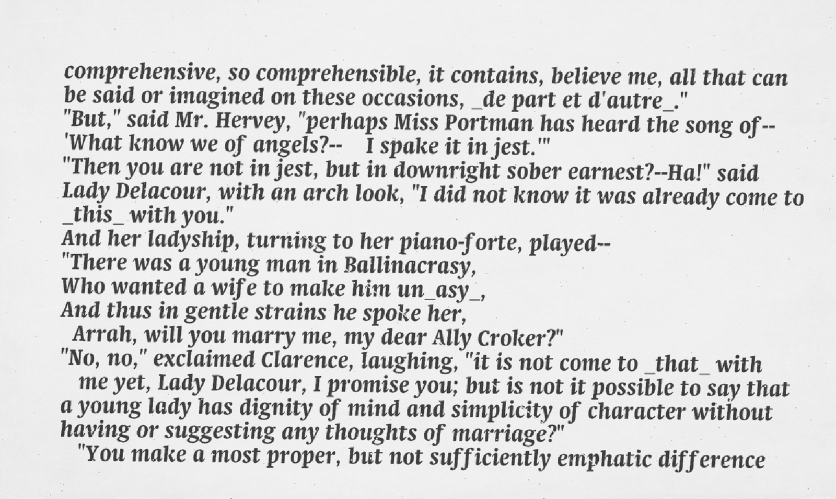
#> input picture data/output/noisy/16925634105_1_level.jpg, 1672 x 997 px (shown at 1/2 size); its folder holds only this picture in this run
$ python generate_image_degradation.py
#> lines starting #> are read from the running program, lines starting #| are printed output that depends on the picture
import random
import numpy as np
import cv2
from PIL import Image, ImageEnhance, ImageFilter, ImageDraw
from pathlib import Path
import os
import argparse

def add_random_degradation_patches(image, num_patches=None, min_size=15, max_size=80):
    """
    根据图像尺寸随机添加小区域，实现颜色变淡和毛玻璃效果
    """
    # 转换为PIL图像以便处理
    if isinstance(image, np.ndarray):
        pil_image = Image.fromarray(image)
    else:
        pil_image = image.copy()

    w, h = pil_image.size
    image_area = w * h

    # 计算缩放因子（在函数开始就定义）
    scale_factor = max(0.2, min(w, h) / 1000)

    if num_patches is None:
        # 根据图像尺寸动态计算区域数量
        # 基础数量：每10万像素约12-20个区域
        base_patches_per_100k = random.randint(12, 20)
        calculated_patches = int((image_area / 40000) )

        # 设置最小和最大值范围（从0开始）
        min_patches = calculated_patches  # 从0开始
        max_patches = calculated_patches + 10  # 最多40个

        # 在计算出的范围内随机选择
        num_patches = random.randint(min_patches, max_patches)
        # num_patches = 30

    # 根据图像尺寸调整区域大小范围
    adjusted_min_size = max(8, int(min_size * scale_factor))
    calculated_max_size = int(max_size * scale_factor)
    adjusted_max_size = max(adjusted_min_size + 5, calculated_max_size)
    adjusted_min_size = 100
    adjusted_max_size = 150

    for _ in range(num_patches):
        # 随机生成区域大小（根据图像尺寸调整）
        patch_w = random.randint(adjusted_min_size, adjusted_max_size)
        patch_h = random.randint(adjusted_min_size, adjusted_max_size)

        # 随机生成区域位置
        x = random.randint(0, max(0, w - patch_w))
        y = random.randint(0, max(0, h - patch_h))

        # 随机选择效果类型
        effect_type = random.choice(['lighten', 'fade_out', 'frosted_glass'])

        # 提取区域
        region = pil_image.crop((x, y, x + patch_w, y + patch_h))

        if effect_type == 'lighten':
            # 只对笔画变淡效果 - 背景保持不变
            region_array = np.array(region)

            # 创建文字掩码（二值化找笔画）
            if len(region_array.shape) == 3:
                # 彩色图像转灰度
                gray = cv2.cvtColor(region_array, cv2.COLOR_RGB2GRAY)
            else:
                gray = region_array

            # 使用OTSU二值化找到文字区域
            _, binary = cv2.threshold(gray, 0, 255, cv2.THRESH_BINARY + cv2.THRESH_OTSU)
            text_mask = binary == 0  # 黑色区域认为是文字

            # 只对文字区域变淡
            lightened_region_array = region_array.copy()
            lighten_factor = random.uniform(1.1, 1.8)  # 随机变淡强度

            if len(region_array.shape) == 3:
                # 彩色图像
                for c in range(3):
                    channel = lightened_region_array[:, :, c].astype(float)
                    # 只对文字区域应用变淡
                    channel[text_mask] = np.clip(channel[text_mask] * lighten_factor, 0, 255)
                    lightened_region_array[:, :, c] = channel.astype(np.uint8)
            else:
                # 灰度图像
                channel = lightened_region_array.astype(float)
                channel[text_mask] = np.clip(channel[text_mask] * lighten_factor, 0, 255)
                lightened_region_array = channel.astype(np.uint8)

            lightened_region = Image.fromarray(lightened_region_array)

        elif effect_type == 'fade_out':
            # 只对笔画褪色效果 - 背景保持不变
            region_array = np.array(region)

            # 创建文字掩码
            if len(region_array.shape) == 3:
                gray = cv2.cvtColor(region_array, cv2.COLOR_RGB2GRAY)
            else:
                gray = region_array

            # 使用OTSU二值化找到文字区域
            _, binary = cv2.threshold(gray, 0, 255, cv2.THRESH_BINARY + cv2.THRESH_OTSU)
            text_mask = binary == 0  # 黑色区域认为是文字

            # 只对文字区域褪色
            faded_region_array = region_array.copy()
            fade_factor = random.uniform(1.2, 2.0)  # 随机褪色强度

            if len(region_array.shape) == 3:
                # 彩色图像 - 降低饱和度并增加亮度
                for c in range(3):
                    channel = faded_region_array[:, :, c].astype(float)
                    # 向255靠近，实现褪色效果
                    channel[text_mask] = channel[text_mask] + (255 - channel[text_mask]) * (fade_factor - 1) / fade_factor
                    channel[text_mask] = np.clip(channel[text_mask], 0, 255)
                    faded_region_array[:, :, c] = channel.astype(np.uint8)
            else:
                # 灰度图像
                channel = faded_region_array.astype(float)
                channel[text_mask] = channel[text_mask] + (255 - channel[text_mask]) * (fade_factor - 1) / fade_factor
                channel[text_mask] = np.clip(channel[text_mask], 0, 255)
                faded_region_array = channel.astype(np.uint8)

            lightened_region = Image.fromarray(faded_region_array)

        elif effect_type == 'frosted_glass':
            # 毛玻璃效果 - 对整个区域应用模糊和亮度调整
            blur_radius = random.uniform(0.8, 2.0)  # 随机模糊强度
            blurred_region = region.filter(ImageFilter.GaussianBlur(radius=blur_radius))

            # 轻微增亮模拟毛玻璃效果
            brightness_factor = random.uniform(1.05, 1.3)  # 随机亮度因子
            brightness_enhancer = ImageEnhance.Brightness(blurred_region)
            lightened_region = brightness_enhancer.enhance(brightness_factor)

        # 将处理后的区域粘贴回原图
        pil_image.paste(lightened_region, (x, y))

    return pil_image

def apply_random_shadow_effect(image, intensity=None):
    """
    添加随机方向的轻微重影效果，保持原图不变
    只有5%的概率会发生重影
    """
    # 5%的概率发生重影
    if random.random() > 0.05:
        return image

    if intensity is None:
        intensity = random.uniform(0.3, 0.8)

    # 转换为PIL图像以便处理
    if isinstance(image, np.ndarray):
        pil_image = Image.fromarray(image)
    else:
        pil_image = image.copy()

    # 随机选择重影方向 - 8个方向
    directions = [
        (1, 0),   # 右
        (-1, 0),  # 左
        (0, 1),   # 下
        (0, -1),  # 上
        (1, 1),   # 右下
        (-1, 1),  # 左下
        (1, -1),  # 右上
        (-1, -1)  # 左上
    ]

    dx, dy = random.choice(directions)

    # 随机偏移距离
    offset_x = int(dx * random.uniform(1, 3))
    offset_y = int(dy * random.uniform(1, 3))

    # 创建结果图像，先复制原图
    result_image = pil_image.copy()

    # 计算粘贴位置
    paste_x = max(0, offset_x)
    paste_y = max(0, offset_y)
    crop_x = max(0, -offset_x)
    crop_y = max(0, -offset_y)

    # 计算有效区域大小
    w, h = pil_image.size
    copy_w = min(w - abs(offset_x), w)
    copy_h = min(h - abs(offset_y), h)

    if copy_w > 0 and copy_h > 0:
        # 裁剪原图像作为重影
        shadow_crop = pil_image.crop((crop_x, crop_y, crop_x + copy_w, crop_y + copy_h))

        # 创建淡化的重影
        shadow_enhancer = ImageEnhance.Brightness(shadow_crop)
        faded_shadow = shadow_enhancer.enhance(1.3)  # 让重影更亮

        contrast_enhancer = ImageEnhance.Contrast(faded_shadow)
        faded_shadow = contrast_enhancer.enhance(0.5)  # 降低对比度

        # 转换为RGBA模式以支持透明度
        if result_image.mode != 'RGBA':
            result_image = result_image.convert('RGBA')
        if faded_shadow.mode != 'RGBA':
            faded_shadow = faded_shadow.convert('RGBA')

        # 调整重影的透明度
        shadow_opacity = int(255 * random.uniform(0.2, 0.4))  # 更低的透明度
        shadow_data = []
        for pixel in faded_shadow.getdata():
            # 只对非白色像素添加透明度
            if pixel[:3] != (255, 255, 255):  # 如果不是白色
                shadow_data.append((pixel[0], pixel[1], pixel[2], shadow_opacity))
            else:  # 白色像素完全透明
                shadow_data.append((255, 255, 255, 0))
        faded_shadow.putdata(shadow_data)

        # 在重影位置先粘贴重影
        temp_image = Image.new('RGBA', result_image.size, (255, 255, 255, 0))
        temp_image.paste(faded_shadow, (paste_x, paste_y), faded_shadow)

        # 将重影合成到背景
        result_image = Image.alpha_composite(result_image, temp_image)

        # 再将原图完整地粘贴到最上层，保持原图不变
        if pil_image.mode != 'RGBA':
            original_rgba = pil_image.convert('RGBA')
        else:
            original_rgba = pil_image
        result_image = Image.alpha_composite(result_image, original_rgba)

    # 转换回原始模式
    if image.mode == 'RGB':
        return result_image.convert('RGB')
    elif image.mode == 'L':
        return result_image.convert('L')
    else:
        return result_image

# [102 lines left out: functions apply_double_print_effect, add_ink_bleeding, not called in this run]

def process_single_image(input_path, output_path, effects_config=None):
    """
    处理单张图像
    """
    if effects_config is None:
        effects_config = {
            'degradation_patches': True,
            'camera_shake': True,
            'defocus_blur': True,
            'double_print': True,
            'ink_bleeding': True
        }

    try:
        # 读取图像
        image = Image.open(input_path)
#> image is the input picture: PIL image 1672x997 L; min 27, max 255, mean 214.8

        # 随机应用效果
        available_effects = []

        if effects_config.get('degradation_patches', True):
            available_effects.append(('degradation_patches', add_random_degradation_patches))

        if effects_config.get('shadow_effect', True):
            available_effects.append(('shadow_effect', apply_random_shadow_effect))


        # 随机选择1-2个效果应用
        num_effects = random.randint(1, min(2, len(available_effects)))
        selected_effects = random.sample(available_effects, num_effects)

        # 应用选中的效果
        processed_image = image
        for effect_name, effect_func in selected_effects:
            processed_image = effect_func(processed_image)
#> this loop made 2 passes
#> pass 2, in process_single_image, `processed_image = effect_func(processed_image)`:
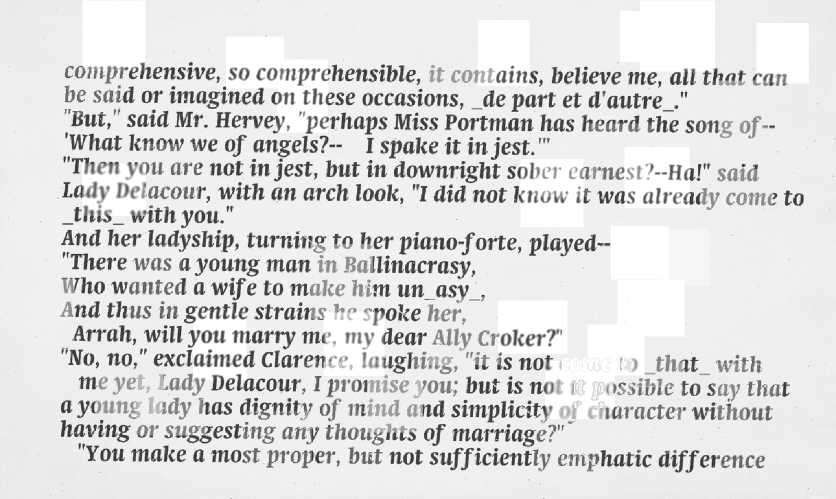
#> processed_image: PIL image 1672x997 L (shown at 1/2 size); min 27, max 255, mean 220.2

        # 确保输出目录存在
        os.makedirs(os.path.dirname(output_path), exist_ok=True)

        # 强制转换为RGB格式保存（即使是灰度图像）
        if processed_image.mode == 'L':
            # 灰度图像转换为RGB
            processed_image = processed_image.convert('RGB')
#> processed_image: PIL image 1672x997 RGB
        elif processed_image.mode == 'RGBA':
            # RGBA图像转换为RGB（白色背景）
            rgb_image = Image.new('RGB', processed_image.size, (255, 255, 255))
            rgb_image.paste(processed_image, mask=processed_image.split()[-1] if processed_image.mode == 'RGBA' else None)
            processed_image = rgb_image

        # 保存处理后的图像
        processed_image.save(output_path)

        return True

    except Exception as e:
        import traceback
        print(f"处理图像 {input_path} 时出错: {e}")
        print("详细错误信息:")
        traceback.print_exc()
        return False

def batch_process_images(input_folder, output_folder, effects_config=None):
    """
    批量处理文件夹中的所有图像
    """
    input_path = Path(input_folder)
    output_path = Path(output_folder)

    # 创建输出文件夹
    output_path.mkdir(parents=True, exist_ok=True)

    # 支持的图像格式
    image_extensions = {'.jpg', '.jpeg', '.png', '.bmp', '.tiff', '.tif'}

    # 获取所有图像文件
    image_files = []
    for ext in image_extensions:
        image_files.extend(input_path.glob(f'*{ext}'))
        image_files.extend(input_path.glob(f'*{ext.upper()}'))

    if not image_files:
        print(f"在文件夹 {input_folder} 中未找到图像文件")
        return

    print(f"找到 {len(image_files)} 个图像文件")

    # 处理每个图像文件
    successful = 0
    failed = 0

    for i, input_file in enumerate(image_files, 1):
        output_file = output_path / input_file.name

        print(f"处理第 {i}/{len(image_files)} 个文件: {input_file.name}")

        if process_single_image(str(input_file), str(output_file), effects_config):
            successful += 1
        else:
            failed += 1

    print(f"处理完成！成功: {successful}, 失败: {failed}")

# [17 lines left out: function main, not called in this run]

if __name__ == "__main__":
    # 如果直接运行脚本，使用默认参数
    if len(os.sys.argv) == 1:
        # 默认处理示例
        input_folder = "/home/ubuntu/PreP-OCR/data/outputgai3/noisy"
        output_folder = "/home/ubuntu/PreP-OCR/data/outputgai3/noisy_pad2"

        print(f"使用默认路径:")
        print(f"输入文件夹: {input_folder}")
        print(f"输出文件夹: {output_folder}")

        if os.path.exists(input_folder):
            # 使用默认的效果配置
            default_effects_config = {
                'degradation_patches': True,
                'shadow_effect': True
            }
            batch_process_images(input_folder, output_folder, default_effects_config)
        else:
            print(f"输入文件夹不存在: {input_folder}")
            print("请使用命令行参数指定正确的路径:")
            print("python generate_image_degradation.py --input /path/to/input --output /path/to/output")
    else:
        main()
